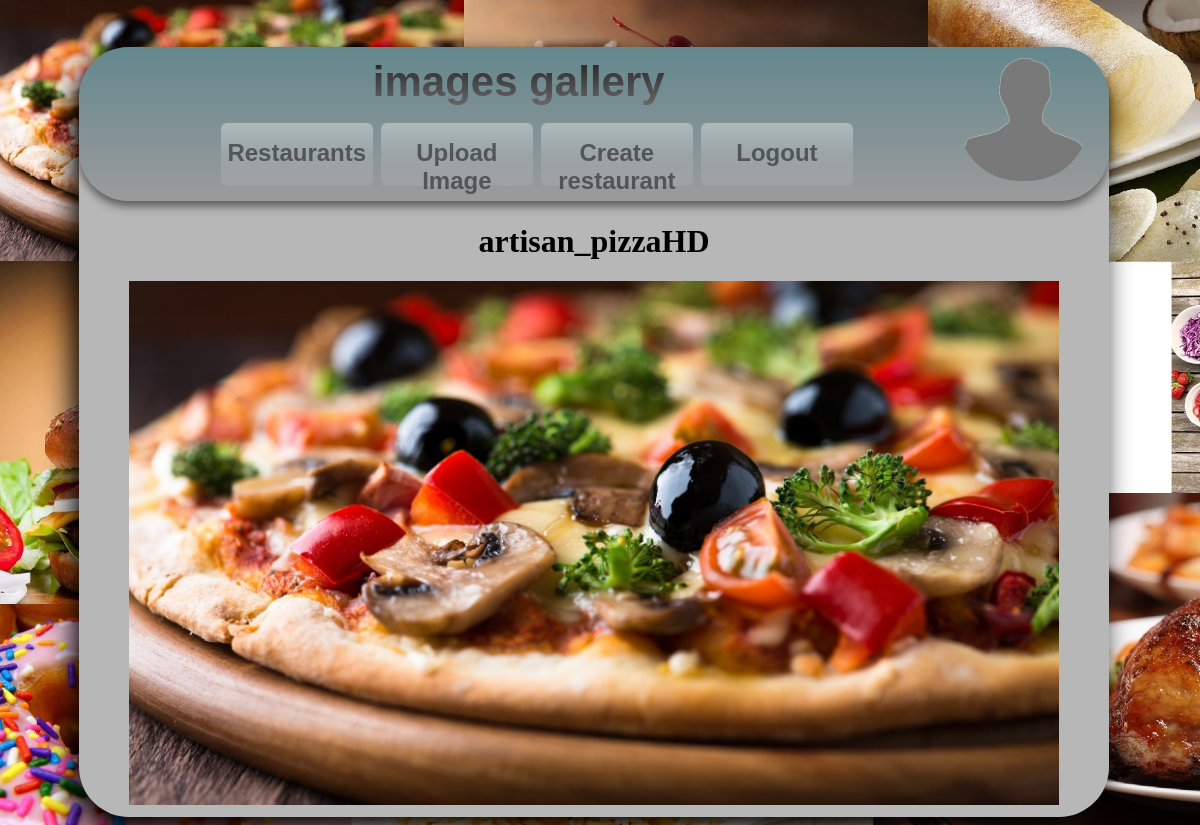
Page /viewImagePage/3 (signed in) on the committed database.
### project2App/models.py (models this page shows)
class Image(models.Model):
	title = models.CharField(max_length=255)
	uploader = models.ForeignKey(User, related_name='userPictures', on_delete=models.PROTECT, blank=True, null=True)
	restaurant = models.ForeignKey(Restaurant, related_name='restaurantPictures', on_delete=models.PROTECT, blank=True, null=True)
	restaurantProfilePic = models.ForeignKey(Restaurant, related_name="restaurantProfilePic", on_delete=models.PROTECT, blank=True, null=True)
	content = models.ImageField(upload_to='images/')
	created_at = models.DateTimeField(auto_now_add=True)
	updated_at = models.DateTimeField(auto_now=True)

class User(models.Model):
	first_name = models.CharField(max_length=255)
	last_name = models.CharField(max_length=255)
	username = models.CharField(max_length=255)
	email = models.CharField(max_length=255)
	password = models.CharField(max_length=255)
	chefs = models.ForeignKey(Restaurant, related_name="chefs", on_delete=models.PROTECT, blank=True, null=True)
	created_at = models.DateTimeField(auto_now_add=True)
	updated_at = models.DateTimeField(auto_now=True)

### project2App/views.py (the view)
# urls.py: path('viewImagePage/<int:imageID>', views.viewImagePage),
def viewImagePage(request, imageID):
	galleryUser = User.objects.get(username='image_gallery')
	backgroundImage = Image.objects.get(title='homeBackground', uploader=galleryUser)
	profileImage = Image.objects.get(uploader=galleryUser, id=9)
	image = Image.objects.get(id=imageID)
	context = {
		'backgroundImage':backgroundImage,
		'image':image,
		'user':User.objects.get(id=request.session['loggedInUserID']),
		'profileImage':profileImage
	}
	return render(request, 'viewImagePage.html', context)

### project2App/templates/viewImagePage.html (shortened to what this page needs)
<!DOCTYPE html>
<html lang="en">
<head>
    {% load static %}
    <link rel="stylesheet" type="text/css" href="{% static 'css/userPageStyle.css' %}">
</head>
<body>
	<div class="main_container">
        <div class="main_header">
            <a href="/userPage/{{user.id}}"><img class="user_dropdown" src="{{profileImage.content.url}}"></a>
            <h1>{{user.first_name}} {{user.last_name}}</h1>
            <div class="sub_header">
                <div class="sub_header_box"><a href="/restaurantPage">Restaurants</a></div>
                <div class="sub_header_box"><a href="/uploadImagePage">Upload Image</a></div>
                <div class="sub_header_box"><a href="/createRestaurant">Create restaurant</a></div>
                <div class="sub_header_box"><a href="/logout">Logout</a></div>
            </div>
        </div>
        <h1>{{image.title}}</h1>
        <div class="image_container">
			<img style="max-height: 100%;" src="{{image.content.url}}">
		</div>
    </div>
</body>

### project2App/static/css/userPageStyle.css (style rules this page uses)
.main_container { width: 87%; height: 770px; margin-left: 6%; margin-top: 4%; background-color: rgba(184, 183, 183); border-radius: 50px; box-shadow: -7px 15px 30px; position: relative; }
.main_header { height: 20%; width: 100%; border-radius: 50px; background-image: linear-gradient(rgba(2, 81, 95, 0.466), rgba(44, 44, 46, 0.199) ); box-shadow: 0px 5px 10px rgba(0, 0, 0, 0.521); }
h1 { text-align: center; }
.user_dropdown { float: right; border-radius: 100px; max-height: 80%; margin:1% 2% 0% 0%; }
.image_container { height: 68%; text-align: center; }
.sub_header { width: 74%; height: 40%; margin-left: 8%; margin-top: -1%; padding-left: 5%; }
.main_header h1 { font-size: 42px; background: -webkit-linear-gradient(rgb(20, 20, 20), rgb(104, 103, 103)); -webkit-background-clip: text; -webkit-text-fill-color: transparent; font-family: sans-serif; padding-top: 1%; }
.sub_header_box { width: 20%; height: 76%; margin-left: 1%; padding-top: 2%; float: left; text-align: center; border-radius: 6px; background-image: linear-gradient(rgba(255, 255, 255, 0.363), rgba(245, 245, 245, 0.158), rgba(255, 255, 255, 0.075)); }
.sub_header_box a { font-size: 24px; font-weight: bold; font-family: sans-serif; text-decoration: none; color: rgba(51, 51, 51, 0.699); }

### rows in the picture
Image: content (picture)
User: first_name "images", last_name "gallery"
Image: title "artisan_pizzaHD", content (picture)
